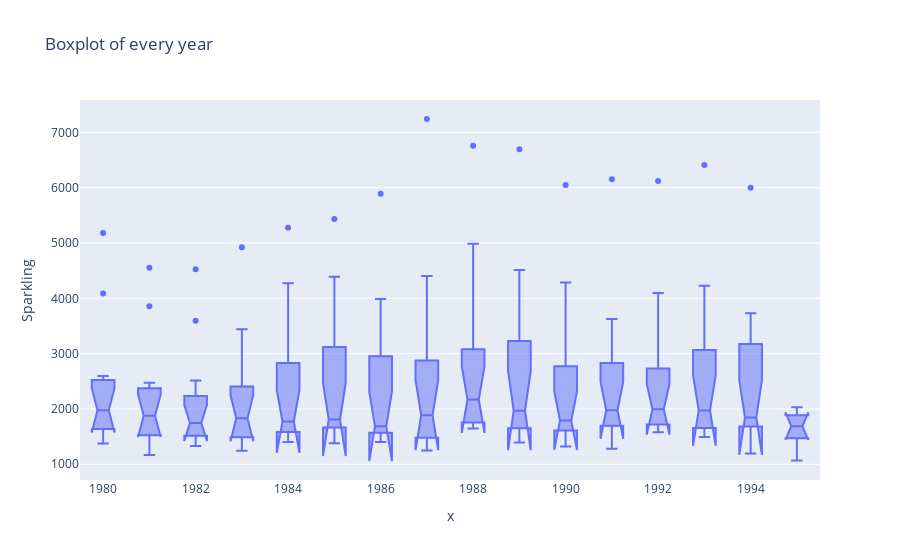

The cell this chart's notebook holds for it:
### Code cell
#Plotting boxplot of data
px.box(data.Sparkling,x =data.index.year,y='Sparkling',notched=True,title='Boxplot of every year')

### Figure 1 — Plotly figure (JSON) as saved in the notebook; plotly's stock layout.template omitted (floating-point values rounded to 4 significant figures; data arrays with more than 128 entries replaced by an {"elided": "..."} marker saying what was removed)
{"data": [{"alignmentgroup": "True", "hovertemplate": "x=%{x}<br>Sparkling=%{y}<extra></extra>", "legendgroup": "", "marker": {"color": "#636efa"}, "name": "", "notched": true, "offsetgroup": "", "orientation": "v", "showlegend": false, "type": "box", "x": {"elided": "187 int values"}, "x0": " ", "xaxis": "x", "y": {"elided": "187 int values"}, "y0": " ", "yaxis": "y"}], "layout": {"boxmode": "group", "legend": {"tracegroupgap": 0}, "title": {"text": "Boxplot of every year"}, "xaxis": {"anchor": "y", "domain": [0, 1], "title": {"text": "x"}}, "yaxis": {"anchor": "x", "domain": [0, 1], "title": {"text": "Sparkling"}}}}
